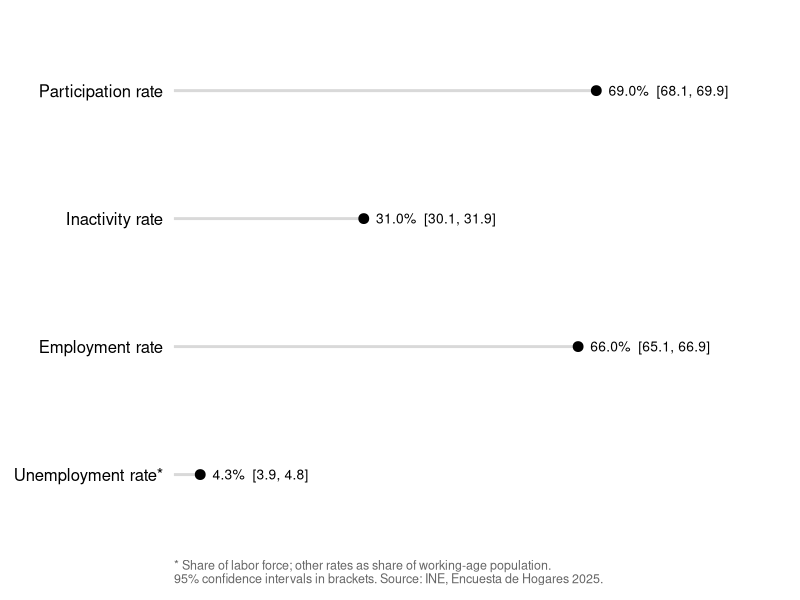
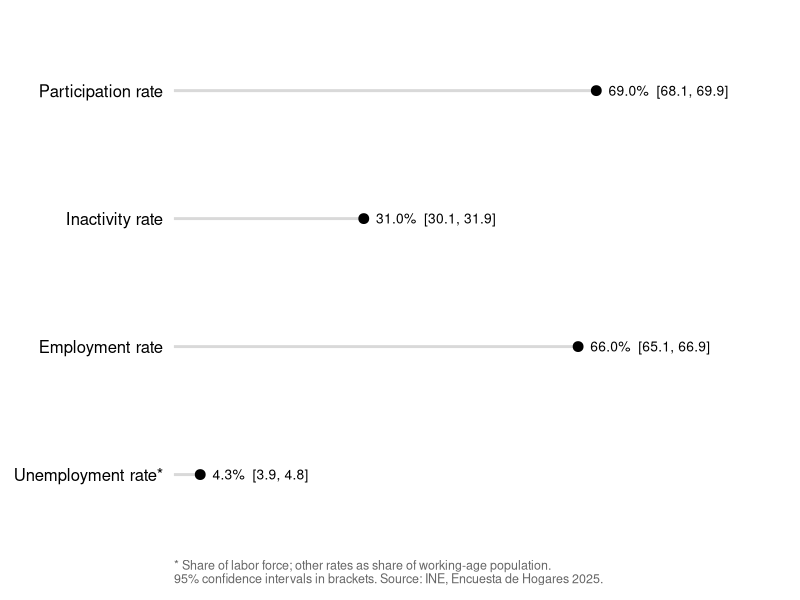

Recreate these plots in R, in order.
library(ggplot2)

df <- data.frame(
  indicator = c("Participation rate", "Inactivity rate",
                "Employment rate", "Unemployment rate*"),
  rate  = c(68.99, 31.01, 66.02, 4.30),
  lower = c(68.10, 30.12, 65.13, 3.86),
  upper = c(69.88, 31.90, 66.92, 4.75)
)
df$indicator <- factor(df$indicator, levels = rev(df$indicator))
df$label <- sprintf("%.1f%%  [%.1f, %.1f]", df$rate, df$lower, df$upper)

g <- ggplot(df, aes(x = rate, y = indicator)) +
  geom_segment(aes(x = 0, xend = rate, yend = indicator), color = "grey85", linewidth = 1) +
  geom_point(size = 3) +
  geom_text(aes(label = label), hjust = 0, nudge_x = 2, size = 3.5) +
  scale_x_continuous(limits = c(0, 100), expand = c(0, 0)) +
  labs(x = NULL, y = NULL,
       caption = paste0("* Share of labor force; other rates as share of working-age population.\n",
                        "95% confidence intervals in brackets. Source: INE, Encuesta de Hogares 2025.")) +
  theme_void(base_size = 12) +
  theme(axis.text.y  = element_text(hjust = 1, margin = margin(r = 8)),
        plot.caption = element_text(hjust = 0, color = "grey40", size = 9),
        plot.margin  = margin(10, 10, 10, 10))

ggsave("labor_rates_min.pdf", g, width = 6.5, height = 3)
ggsave("labor_rates_min.png", g, width = 6.5, height = 3, dpi = 300)
